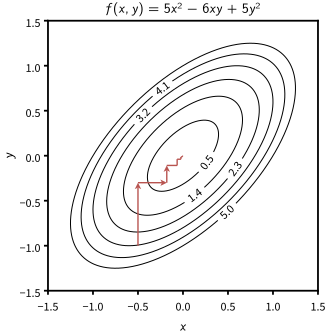

This figure's Python source:
"""Draw coordinate_descent.svg: coordinate descent on f(x, y) = 5x^2 - 6xy + 5y^2 from (-0.5, -1).

Each step minimizes f along one coordinate, y = 0.6 x then x = 0.6 y, as in the figure of the Wikipedia article.
usage: python3 coordinate_descent.py   (needs matplotlib, numpy and the fonts of CLAUDE.md, Pictures, section 4)
"""
import os, sys
import numpy as np
HERE = os.path.dirname(os.path.abspath(__file__))
sys.path.insert(0, os.path.join(HERE, '..', '..', '_tools'))
import charts

pts = [(-0.5, -1.0)]
for i in range(12):                             # alternate the minimum along y and along x
    x, y = pts[-1]
    pts.append((x, 0.6 * x) if i % 2 == 0 else (0.6 * y, y))

fig = charts.figure(360, 360, 'coordinate_descent')
ax = charts.axes(fig, 55, 50, 270, 270)
g = np.linspace(-1.5, 1.5, 601)
X, Y = np.meshgrid(g, g)
cs = ax.contour(X, Y, 5 * X**2 - 6 * X * Y + 5 * Y**2, levels=[0.5, 1.4, 2.3, 3.2, 4.1, 5.0], colors=charts.BLACK,
                linewidths=1.0, zorder=1)
ax.clabel(cs, fmt='%.1f', fontsize=12)
ticks = [-1.5, -1, -0.5, 0, 0.5, 1, 1.5]
ax.set(xlim=(-1.5, 1.5), ylim=(-1.5, 1.5), aspect='equal', xticks=ticks, yticks=ticks)
for p, q in zip(pts, pts[1:]):
    if np.hypot(*(ax.transData.transform(q) - ax.transData.transform(p))) > 14:  # room for line and head
        charts.arrow(ax, p, q, color=charts.RED)
    else:
        ax.plot(*zip(p, q), color=charts.RED, lw=1.4, zorder=2.1)
for axis in (ax.xaxis, ax.yaxis):
    axis.set_major_formatter(lambda v, _: ('%.1f' % v).replace('-', '−'))
ax.set_title('𝑓 (𝑥, 𝑦) = 5𝑥² − 6𝑥𝑦 + 5𝑦²', family=charts.MATH)
ax.set_xlabel('𝑥', family=charts.MATH)
ax.set_ylabel('𝑦', family=charts.MATH)
charts.save(fig, os.path.join(HERE, 'coordinate_descent.svg'))
